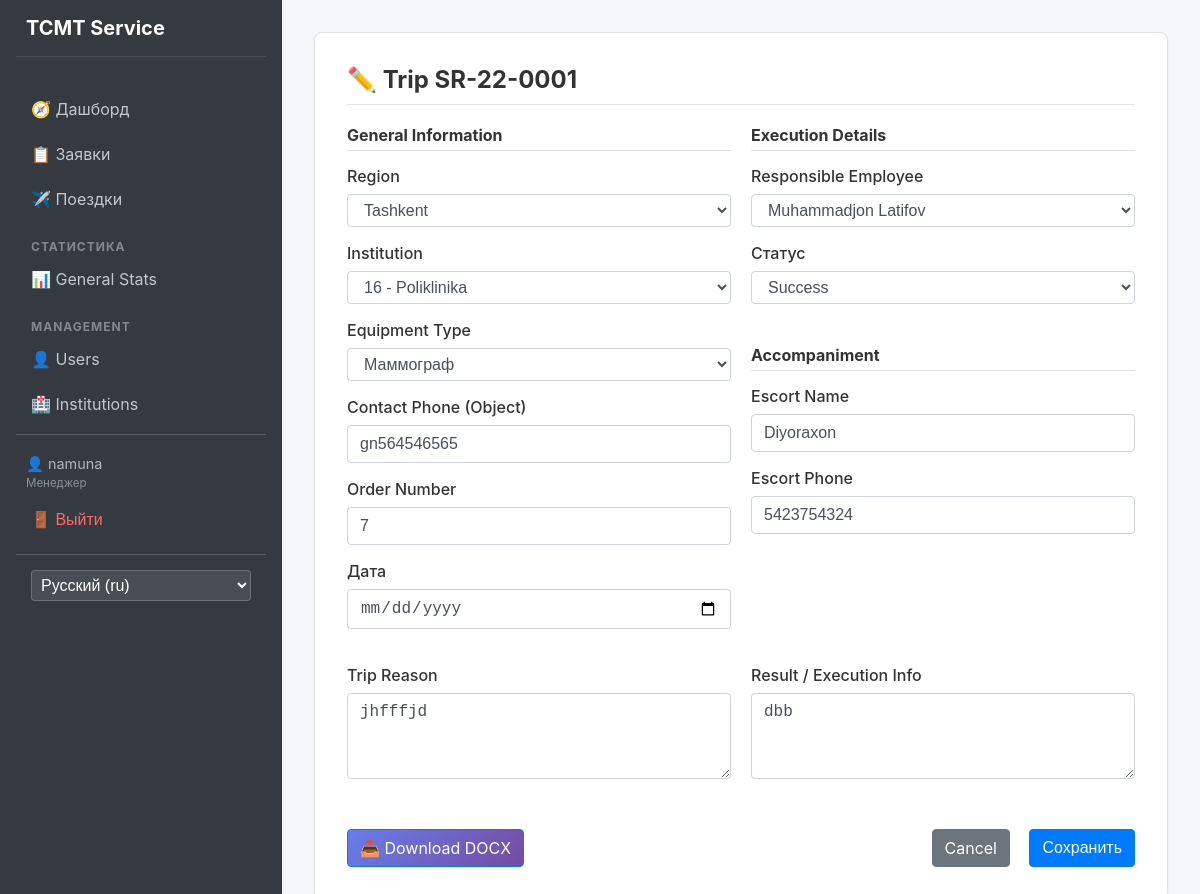
/trips/5/edit/ (signed in), run on the app's committed database.
### apps/users/models.py (models this page shows)
class User(AbstractUser):
    class Role(models.TextChoices):
        ADMIN = 'admin', 'Администратор'
        MANAGER = 'manager', 'Менеджер'
        USER = 'user', 'Пользователь'
    full_name = models.CharField(max_length=255)
    passport = models.CharField(max_length=20)
    role = models.CharField(
        max_length=20,
        choices=Role.choices,
        default=Role.USER
    )
    def __str__(self):
        return self.full_name

### apps/trips/models.py (models this page shows, shortened)
class Trip(models.Model):
    created_at = models.DateField(default=datetime.date.today)
    responsible = models.ForeignKey(
        settings.AUTH_USER_MODEL,
        on_delete=models.SET_NULL,
        null=True,
        related_name='trips'
    )
    region = models.ForeignKey(Region, on_delete=models.PROTECT)
    institution = models.ForeignKey(Institution, on_delete=models.PROTECT)
    description = models.TextField()
    contact_phone = models.CharField(max_length=20)
    request_number = models.CharField(max_length=20)
    equipment_type = models.ForeignKey(EquipmentType, on_delete=models.PROTECT)
    status = models.ForeignKey(Status, on_delete=models.PROTECT)
    escort_name = models.CharField(max_length=255)
    escort_phone = models.CharField(max_length=20)
    order_number = models.CharField(
        max_length=50,
        blank=True,
        null=True
    )
    result_info = models.TextField(blank=True, null=True)

### apps/trips/views.py (the view)
# urls.py: path('<int:pk>/edit/', views.TripUpdateView.as_view(), name='update'),
class TripUpdateView(LoginRequiredMixin, UpdateView):
    model = Trip
    template_name = 'trips/form.html'
    success_url = reverse_lazy('trips:list')
    def dispatch(self, request, *args, **kwargs):
        obj = self.get_object()
        if request.user.role == User.Role.USER:
            closed_statuses = ['Выполнено', 'Закрыто', 'Отменено', 'Completed', 'Closed']
            if obj.status.name in closed_statuses:
                return redirect('trips:list')
        return super().dispatch(request, *args, **kwargs)
    def get_form_class(self):
        if self.request.user.role == User.Role.USER:
            return TripStatusForm
        return TripForm
    def get_context_data(self, **kwargs):
        context = super().get_context_data(**kwargs)
        context['institution_mapping'] = list(Institution.objects.values('id', 'region_id'))
        return context

### apps/trips/forms.py
class TripForm(forms.ModelForm):
    class Meta:
        model = Trip
        exclude = ['request_number']
        widgets = {
            'description': forms.Textarea(attrs={'rows': 3}),
            'result_info': forms.Textarea(attrs={'rows': 3}),
            'created_at': forms.DateInput(attrs={'type': 'date'}),
        }

### apps/core/models.py (called while the page is built)
    def __str__(self):
        return self.name

    def __str__(self):
        return self.name

    def __str__(self):
        return self.name

    def __str__(self):
        return self.name

### templates/trips/form.html (shortened to what this page needs)
{% extends 'base.html' %}
{% load i18n %}
{% block content %}
<div class="glass-container" style="max-width: 900px; margin: 0 auto;">
    <h2 style="color: black; border-bottom: 1px solid rgba(0,0,0,0.1); padding-bottom: 10px;">
        {% if form.instance.pk %}
        ✏️ {% trans "Trip" %} {{ form.instance.request_number }}
        {% else %}
        ➕ {% trans "New Trip" %}
        {% endif %}
    </h2>
    <form method="post">
        <div style="display: grid; grid-template-columns: 1fr 1fr; gap: 20px;">
            <div>
                <h4 style="color: #6c757d; margin-bottom: 15px; border-bottom: 1px solid #dee2e6; padding-bottom: 5px;">
                    {% trans "General Information" %}</h4>
                <label>{% trans "Region" %}</label>
                {{ form.region }}
                <label>{% trans "Institution" %}</label>
                {{ form.institution }}
                <label>{% trans "Equipment Type" %}</label>
                {{ form.equipment_type }}
                <label>{% trans "Contact Phone (Object)" %}</label>
                {{ form.contact_phone }}
                <label>{% trans "Order Number" %}</label>
                {{ form.order_number }}
                <label>{% trans "Date" %}</label>
                {% if 'created_at' in form.fields %}
                {{ form.created_at }}
                {% else %}
                <input type="text" class="form-control" value="{{ form.instance.created_at|date:'d.m.Y' }}" disabled
                    style="background-color: #e9ecef;">
                {% endif %}
            </div>
            <div>
                <h4 style="color: #6c757d; margin-bottom: 15px; border-bottom: 1px solid #dee2e6; padding-bottom: 5px;">
                    {% trans "Execution Details" %}</h4>
                <label>{% trans "Responsible Employee" %}</label>
                {{ form.responsible }}
                <label>{% trans "Status" %}</label>
                {{ form.status }}
                <h4 style="color: #6c757d; margin: 25px 0 15px; border-bottom: 1px solid #dee2e6; padding-bottom: 5px;">
                    {% trans "Accompaniment" %}</h4>
                <label>{% trans "Escort Name" %}</label>
                {{ form.escort_name }}
                <label>{% trans "Escort Phone" %}</label>
                {{ form.escort_phone }}
            </div>
        </div>
        <div style="display: grid; grid-template-columns: 1fr 1fr; gap: 20px; margin-top: 20px;">
            <div>
                <label>{% trans "Trip Reason" %}</label>
                {{ form.description }}
            </div>
            <div>
                <label>{% trans "Result / Execution Info" %}</label>
                {{ form.result_info }}
            </div>
        </div>
        <div style="margin-top: 30px; display: flex; justify-content: space-between; align-items: center;">
            {% if form.instance.pk %}
            <a href="{% url 'trips:download_docx' form.instance.pk %}" class="btn-primary"
                style="text-decoration: none; background: linear-gradient(135deg, #667eea 0%, #764ba2 100%);">
                📥 {% trans "Download DOCX" %}
            </a>
            {% else %}
            <div></div>
            {% endif %}
            <div>
                <a href="{% url 'trips:list' %}" class="btn-primary"
                    style="background-color: #6c757d; border-color: #6c757d; margin-right: 15px;">
                    {% trans "Cancel" %}
                </a>
                <button type="submit" class="btn-primary">{% trans "Save" %}</button>
            </div>
        </div>
    </form>
</div>
{% endblock %}

### templates/base.html (shortened to what this page needs)
<!DOCTYPE html>
<html lang="ru">
<head>
    {% load static %}
    {% load i18n %}
    <link rel="stylesheet" href="{% static 'css/style.css' %}">
</head>
<body>
    <div class="app-container">
        {% if user.is_authenticated %}
        <aside class="sidebar">
            <h2 style="color: white !important; border-bottom: 1px solid rgba(255,255,255,0.1);">TCMT Service</h2>
            <nav>
                <a href="{% url 'index' %}">🧭 {% trans "Dashboard" %}</a>
                <a href="{% url 'requests:list' %}">📋 {% trans "Requests" %}</a>
                <a href="{% url 'trips:list' %}">✈️ {% trans "Trips" %}</a>
                <div class="menu-divider">{% trans "Statistics" %}</div>
                <a href="{% url 'stats' %}">📊 {% trans "General Stats" %}</a>
                {% if user.role == 'admin' or user.role == 'manager' %}
                <div class="menu-divider">{% trans "Management" %}</div>
                <a href="{% url 'users:list' %}">👤 {% trans "Users" %}</a>
                <a href="{% url 'core:institution_list' %}">🏥 {% trans "Institutions" %}</a>
                {% endif %}
                <hr style="border-color: rgba(255,255,255,0.2); margin: 10px 0;">
                <div style="padding: 10px; font-size: 0.9em; color: #adb5bd;">
                    👤 {{ user.username }} <br>
                    <span style="font-size: 0.8em; opacity: 0.7;">{{ user.get_role_display }}</span>
                </div>
                <form action="{% url 'users:logout' %}" method="post" style="padding: 0; margin: 0;">
                    <button type="submit"
                        style="background: none; border: none; color: #ff6b6b; cursor: pointer; padding: 10px 15px; width: 100%; text-align: left; font-size: 1rem;">🚪
                        {% trans "Logout" %}</button>
                </form>
                <hr style="border-color: rgba(255,255,255,0.2); margin: 15px 0;">
                <form action="{% url 'set_language' %}" method="post" style="padding: 0 15px;">
                    <select name="language" onchange="this.form.submit()"
                        style="width: 100%; padding: 5px; background: rgba(255,255,255,0.1); color: white; border: 1px solid rgba(255,255,255,0.2); border-radius: 4px;">
                        {% get_current_language as LANGUAGE_CODE %}
                        {% get_available_languages as LANGUAGES %}
                        {% get_language_info_list for LANGUAGES as languages %}
                        {% for language in languages %}
                        <option value="{{ language.code }}" {% if language.code == LANGUAGE_CODE %} selected{% endif %}>
                            {{ language.name_local }} ({{ language.code }})
                        </option>
                        {% endfor %}
                    </select>
                </form>
            </nav>
        </aside>
        {% endif %}
        <main class="main-content">
            {% block content %}
            {% endblock %}
        </main>
    </div>
</body>
</html>

### static/css/style.css (style rules this page uses)
:root { --bg-body: #f4f6f9; --bg-card: #ffffff; --bg-sidebar: #343a40; --text-primary: #333333; --text-secondary: #6c757d; --text-white: #ffffff; --border-color: #dee2e6; --primary-color: #007bff; --primary-hover: #0056b3; --shadow-sm: 0 1px 2px rgba(0, 0, 0, 0.05); --shadow-md: 0 4px 6px rgba(0, 0, 0, 0.1); }
body { margin: 0; font-family: -apple-system, BlinkMacSystemFont, "Segoe UI", Roboto, "Helvetica Neue", Arial, sans-serif; background-color: var(--bg-body); color: var(--text-primary); min-height: 100vh; }
.app-container { display: flex; min-height: 100vh; }
.sidebar { width: 250px; background-color: var(--bg-sidebar); color: var(--text-white); display: flex; flex-direction: column; padding: 1rem; }
.sidebar h2 { font-size: 1.25rem; margin-bottom: 2rem; padding-left: 10px; border-bottom: 1px solid rgba(255, 255, 255, 0.1); padding-bottom: 1rem; }
.sidebar nav a { display: block; color: #c2c7d0; text-decoration: none; padding: 10px 15px; margin-bottom: 5px; border-radius: 4px; transition: all 0.2s; }
.menu-divider { padding: 15px 15px 5px; font-size: 0.75rem; text-transform: uppercase; letter-spacing: 1px; color: rgba(255, 255, 255, 0.4); font-weight: bold; }
.main-content { flex: 1; padding: 2rem; overflow-y: auto; }
.glass-container { background: var(--bg-card); border-radius: 8px; box-shadow: var(--shadow-sm); border: 1px solid var(--border-color); padding: 2rem; backdrop-filter: none; -webkit-backdrop-filter: none; }
label { display: block; margin-bottom: 0.5rem; font-weight: 500; color: var(--text-primary) !important; }
input, select, textarea { width: 100%; padding: 0.375rem 0.75rem; font-size: 1rem; line-height: 1.5; color: #495057; background-color: #fff; background-clip: padding-box; border: 1px solid #ced4da; border-radius: 0.25rem; transition: border-color .15s ease-in-out, box-shadow .15s ease-in-out; box-sizing: border-box; margin-bottom: 1rem; }
button.btn-primary, .btn-primary { display: inline-block; font-weight: 400; text-align: center; vertical-align: middle; cursor: pointer; background-color: var(--primary-color); border: 1px solid var(--primary-color); padding: 0.375rem 0.75rem; font-size: 1rem; line-height: 1.5; border-radius: 0.25rem; color: #fff !important; transition: color .15s ease-in-out, background-color .15s ease-in-out; text-decoration: none; }
h1, h2, h3, h4 { margin-top: 0; color: var(--text-primary) !important; }
hr { border: 0; border-top: 1px solid var(--border-color); }

### data on the page
User: username "namuna", role "Менеджер"
Trip: instance.request_number "SR-22-0001", region "Tashkent", institution "16 - Poliklinika", equipment_type "Маммограф", contact_phone "gn564546565", order_number "7", responsible "Muhammadjon Latifov", status "Success", escort_name "Diyoraxon", escort_phone "5423754324", description "jhfffjd", result_info "dbb"

### other printed values
form field language "Русский (ru)"
